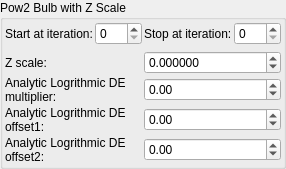
    <widget class="QGroupBox" name="groupBox_6">
     <property name="title">
      <string>Pow2 Bulb with Z Scale</string>
     </property>
     <layout class="QVBoxLayout" name="verticalLayout_9">
      <property name="leftMargin">
       <number>2</number>
      </property>
      <property name="topMargin">
       <number>2</number>
      </property>
      <property name="rightMargin">
       <number>2</number>
      </property>
      <property name="bottomMargin">
       <number>2</number>
      </property>
      <item>
       <layout class="QGridLayout" name="gridLayout_80">
        <property name="spacing">
         <number>2</number>
        </property>
        <item row="2" column="1">
         <widget class="MySpinBox" name="spinboxInt_transf_start_iterations_A">
          <property name="sizePolicy">
           <sizepolicy hsizetype="Minimum" vsizetype="Maximum">
            <horstretch>0</horstretch>
            <verstretch>0</verstretch>
           </sizepolicy>
          </property>
          <property name="minimum">
           <number>0</number>
          </property>
          <property name="maximum">
           <number>999</number>
          </property>
          <property name="value">
           <number>0</number>
          </property>
         </widget>
        </item>
        <item row="2" column="0">
         <widget class="QLabel" name="label_72">
          <property name="text">
           <string>Start at iteration:</string>
          </property>
         </widget>
        </item>
        <item row="2" column="3">
         <widget class="MySpinBox" name="spinboxInt_transf_stop_iterations_A">
          <property name="sizePolicy">
           <sizepolicy hsizetype="Preferred" vsizetype="Maximum">
            <horstretch>0</horstretch>
            <verstretch>0</verstretch>
           </sizepolicy>
          </property>
          <property name="maximum">
           <number>999</number>
          </property>
         </widget>
        </item>
        <item row="2" column="2">
         <widget class="QLabel" name="label_52">
          <property name="text">
           <string>Stop at iteration:</string>
          </property>
         </widget>
        </item>
       </layout>
      </item>
      <item>
       <layout class="QGridLayout" name="gridLayout_3">
        <property name="spacing">
         <number>2</number>
        </property>
        <item row="0" column="1">
         <widget class="MyDoubleSpinBox" name="spinbox_boxfold_bulbpow2_z_factor">
          <property name="sizePolicy">
           <sizepolicy hsizetype="Minimum" vsizetype="Maximum">
            <horstretch>0</horstretch>
            <verstretch>0</verstretch>
           </sizepolicy>
          </property>
          <property name="prefix">
           <string/>
          </property>
          <property name="suffix">
           <string/>
          </property>
          <property name="decimals">
           <number>6</number>
          </property>
          <property name="minimum">
           <double>-99.000000000000000</double>
          </property>
          <property name="maximum">
           <double>99.000000000000000</double>
          </property>
          <property name="singleStep">
           <double>0.100000000000000</double>
          </property>
         </widget>
        </item>
        <item row="0" column="0">
         <widget class="QLabel" name="label_12">
          <property name="text">
           <string>Z scale:</string>
          </property>
         </widget>
        </item>
        <item row="2" column="0">
         <widget class="QLabel" name="label_177">
          <property name="text">
           <string>Analytic Logrithmic DE offset1:</string>
          </property>
          <property name="wordWrap">
           <bool>true</bool>
          </property>
         </widget>
        </item>
        <item row="1" column="0">
         <widget class="QLabel" name="label_176">
          <property name="text">
           <string>Analytic Logrithmic DE multiplier:</string>
          </property>
          <property name="wordWrap">
           <bool>true</bool>
          </property>
         </widget>
        </item>
        <item row="3" column="0">
         <widget class="QLabel" name="label_178">
          <property name="text">
           <string>Analytic Logrithmic DE offset2:</string>
          </property>
          <property name="wordWrap">
           <bool>true</bool>
          </property>
         </widget>
        </item>
        <item row="1" column="1">
         <widget class="MyDoubleSpinBox" name="spinbox_analyticDE_scale_1">
          <property name="sizePolicy">
           <sizepolicy hsizetype="Minimum" vsizetype="Maximum">
            <horstretch>0</horstretch>
            <verstretch>0</verstretch>
           </sizepolicy>
          </property>
          <property name="prefix">
           <string/>
          </property>
          <property name="suffix">
           <string/>
          </property>
          <property name="decimals">
           <number>2</number>
          </property>
          <property name="minimum">
           <double>-36000.000000000000000</double>
          </property>
          <property name="maximum">
           <double>36000.000000000000000</double>
          </property>
          <property name="singleStep">
           <double>0.100000000000000</double>
          </property>
         </widget>
        </item>
        <item row="2" column="1">
         <widget class="MyDoubleSpinBox" name="spinbox_analyticDE_offset_1">
          <property name="sizePolicy">
           <sizepolicy hsizetype="Minimum" vsizetype="Maximum">
            <horstretch>0</horstretch>
            <verstretch>0</verstretch>
           </sizepolicy>
          </property>
          <property name="prefix">
           <string/>
          </property>
          <property name="suffix">
           <string/>
          </property>
          <property name="decimals">
           <number>2</number>
          </property>
          <property name="minimum">
           <double>-36000.000000000000000</double>
          </property>
          <property name="maximum">
           <double>36000.000000000000000</double>
          </property>
          <property name="singleStep">
           <double>0.100000000000000</double>
          </property>
         </widget>
        </item>
        <item row="3" column="1">
         <widget class="MyDoubleSpinBox" name="spinbox_analyticDE_offset_2">
          <property name="sizePolicy">
           <sizepolicy hsizetype="Minimum" vsizetype="Maximum">
            <horstretch>0</horstretch>
            <verstretch>0</verstretch>
           </sizepolicy>
          </property>
          <property name="prefix">
           <string/>
          </property>
          <property name="suffix">
           <string/>
          </property>
          <property name="decimals">
           <number>2</number>
          </property>
          <property name="minimum">
           <double>-36000.000000000000000</double>
          </property>
          <property name="maximum">
           <double>36000.000000000000000</double>
          </property>
          <property name="singleStep">
           <double>0.100000000000000</double>
          </property>
         </widget>
        </item>
       </layout>
      </item>
     </layout>
    </widget>
